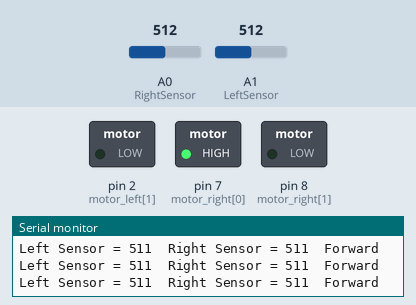
The sketch below on a simulated Arduino Uno, built with avr-gcc and run on an emulated ATmega328P. Shown: switched loads named in the sketch (green lamp = pin HIGH), the last lines printed to the serial monitor. The inputs (shaded band) are chosen by the test bench; at power-on: A0 (RightSensor) = 512, A1 (LeftSensor) = 512. Pins used as bus, display or sensor lines are not drawn.

Above: at 1.2 s.
1.3 s: A0 (RightSensor) set to 454
4.3 s: A0 (RightSensor) set to 429
At 5.5 s:
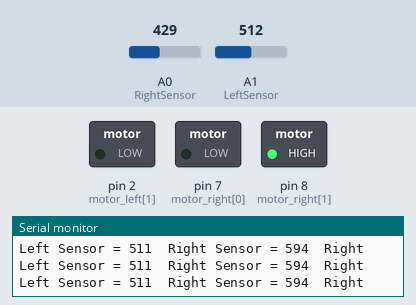
5.8 s: A1 (LeftSensor) set to 496
At 6.9 s:
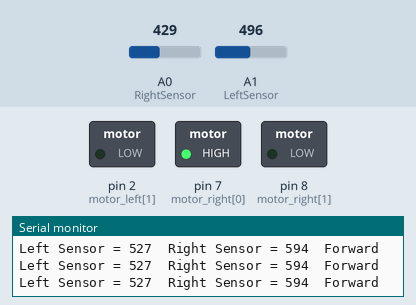
8.8 s: A1 (LeftSensor) set to 367
10.3 s: A1 (LeftSensor) set to 339
At 11.3 s:
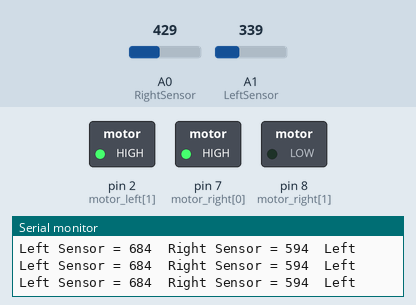
Timing chart, 0 to 12.8 s (numbered marks = the images above; inputs shaded):
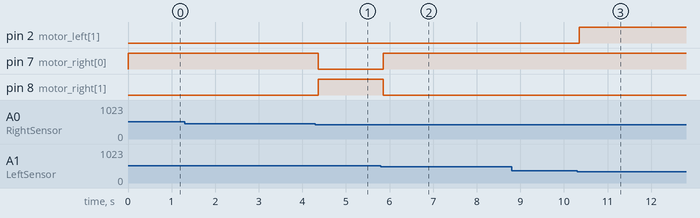

The sketch:

story12.ino
```cpp
/*
#include <NewPing.h>

#define TRIGGER_PIN  13
#define ECHO_PIN     17
#define MAX_DISTANCE 200
NewPing sonar(TRIGGER_PIN, ECHO_PIN, MAX_DISTANCE);

int sensorPin = A6;
int sensorValue = 0;
int Rspeed = 255;
int Lspeed = 255;
int brightestlight = 1000;
int brightestturn = 0;


void loop() {
   sensorValue = analogRead(sensorPin);

   Serial.println(sensorValue);
   delay(250);
   for (int turn = 0; turn < 10; turn ++){
   right(0);
   delay(840);
   sensorValue = analogRead(sensorPin);-
   if (sensorValue < brightestlight) {
   }
   Stop(0);
   forward(0);

}
sensorvalue = analogRead(sensorPin);
void forward(int Delasensorvalue = analogRead(sensorPin);y) {
  analogWrite(Renabler, Rspeed);
  analo
  gWrite(Lenabler, Lspeed);
  digitalWrite(Rforward, HIGH);
  digitalWrite(Lforward, HIGH);
  digitalWrite(Rreverse, LOW);
  digitalWrite(Lreverse, LOW);
  delay(Delay);
}

void Stop(int Delay) {
  digitalWrite(Renabler, HIGH);
  digitalWrite(Lenabler, HIGH);
  digitalWrite(Rforward, HIGH);
  digitalWrite(Lforward, HIGH);
  digitalWrite(Rreverse, HIGH);
  digitalWrite(Lreverse, HIGH);
  delay(Delay);
}

void right(int Delay) {
  analogWrite(Renabler, 0);
  analogWrite(Lenabler, 255);
  digitalWrite(Rforward, HIGH);
  digitalWrite(Lforward, HIGH);
  digitalWrite(Rreverse, LOW);
  digitalWrite(Lreverse, LOW);
  delay(Delay);
}
*/
int motor_left[] = {1, 2};
int motor_right[] = {7, 8};
const int RightSensor = A0;
const int LeftSensor = A1;
int SensorLeft;
int SensorRight;
int SensorDifference;

void setup() {
int i;
for(i = 0; i < 2; i++){
  pinMode(motor_left[i], OUTPUT);
  pinMode(motor_right[i], OUTPUT); }
  pinMode(LeftSensor, INPUT);
  pinMode(RightSensor, INPUT);
  digitalWrite(A0, HIGH);
  digitalWrite(A1, HIGH);
  Serial.begin(9600);
  Serial.println(" \nBeginning Light Seeking Behavior");

}

void loop() {

SensorLeft = 1023 - analogRead(LeftSensor); // This reads the value of the sensor, then saves it to the corresponding integer.
SensorRight = 1023 - analogRead(RightSensor); // This reads the value of the sensor, then saves it to the corresponding integer.
SensorDifference = abs(SensorLeft - SensorRight);
Serial.print("Left Sensor = ");
Serial.print(SensorLeft);
Serial.print("\t");
Serial.print("Right Sensor = ");
Serial.print(SensorRight);
Serial.print("\t");
if (SensorLeft<500 && SensorRight<500) { motor_stop();
Serial.println("Stop"); }
if (SensorLeft > SensorRight && SensorDifference > 75 && SensorLeft>500 && SensorRight>500) {
  turn_left();
  Serial.println("Left");
}

if (SensorLeft < SensorRight && SensorDifference > 75 && SensorLeft>500 && SensorRight>500) {
  turn_right();
  Serial.println("Right");

}

else if (SensorLeft>500 && SensorRight>500 && SensorDifference < 75) { // This is interpreted as if the difference between the two sensors is under 125 (Experiment to suit our sensors), Do this:
  drive_forward();
  Serial.println("Forward"); // This prints Forward when the robot would actually go forward.

}

Serial.print("\n");

}
void motor_stop(){
  digitalWrite(motor_left[0], LOW);
  digitalWrite(motor_left[1], LOW);
  digitalWrite(motor_right[0], LOW);
  digitalWrite(motor_right[1], LOW);
  }

void drive_forward(){
  digitalWrite(motor_left[0], HIGH);
  digitalWrite(motor_left[1], LOW);
  digitalWrite(motor_right[0], HIGH);
  digitalWrite(motor_right[1], LOW);
  }

void drive_backward(){
  digitalWrite(motor_left[0], LOW);
  digitalWrite(motor_left[1], HIGH);
  digitalWrite(motor_right[0], LOW);
  digitalWrite(motor_right[1], HIGH);
  }

void turn_left(){
  digitalWrite(motor_left[0], LOW);
  digitalWrite(motor_left[1], HIGH);
  digitalWrite(motor_right[0], HIGH);
  digitalWrite(motor_right[1], LOW);
  }

void turn_right(){
  digitalWrite(motor_left[0], HIGH);
  digitalWrite(motor_left[1], LOW);
  digitalWrite(motor_right[0], LOW);
  digitalWrite(motor_right[1], HIGH);
}
```

Measured:
- the behaviour switches between 437 and 436 on A0 (RightSensor) (found by bisection; images 0 and 1)
- the behaviour switches between 504 and 503 on A1 (LeftSensor) (found by bisection; images 1 and 2)
- the behaviour switches between 354 and 353 on A1 (LeftSensor) (found by bisection; images 2 and 3)
- after the input at 4.3 s, pin 7 (motor_right[0]): HIGH → LOW after 0.06 s; pin 8 (motor_right[1]): LOW → HIGH after 0.06 s
- after the input at 5.8 s, pin 7 (motor_right[0]): LOW → HIGH after 0.06 s; pin 8 (motor_right[1]): HIGH → LOW after 0.06 s
- after the input at 10.3 s, pin 2 (motor_left[1]): LOW → HIGH after 0.05 s
